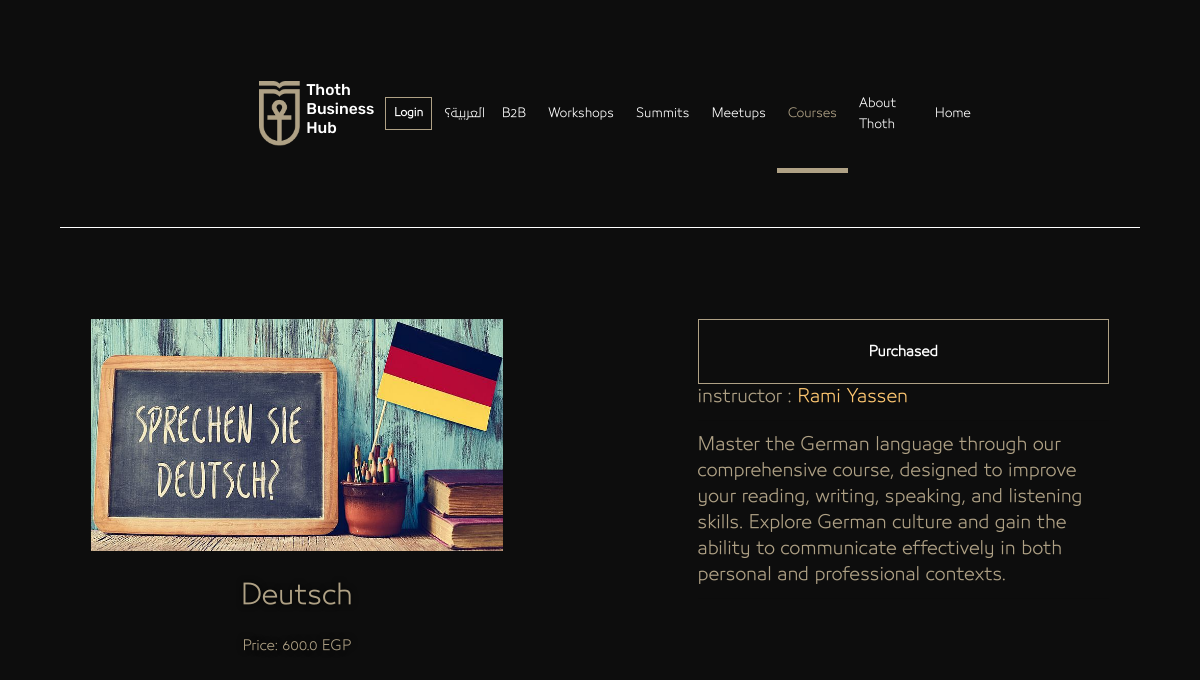
The app's page /courses/en/6/ with its own data.
### core/models/models.py (models this page shows, shortened)
class Courses(models.Model):
    category   = models.ForeignKey(CourseCategory, on_delete=models.CASCADE)
    banner     = models.ImageField(verbose_name="thumbnail", upload_to="courses_banner_general", blank=True, null=True)
    instructor = models.ForeignKey(Instructor, verbose_name="المدرس", on_delete=models.CASCADE)
    name_ar    = models.CharField(max_length=255, verbose_name="اسم كورس")
    name_en    = models.CharField(max_length=255, verbose_name="اسم الكورس انجليزي")
    description_en= models.TextField(null=True, blank=True)
    description_ar= models.TextField(null=True, blank=True, verbose_name="وصف بالعربي")
    price         = models.FloatField(default=0)
    isonsale      = models.BooleanField(default=False)
    onsale        = models.FloatField(default=0)
    trailer       = models.FileField(upload_to="course_trailer", verbose_name="الفيديو",
    validators=[FileExtensionValidator(
        allowed_extensions=["mp4", "webm", "avi", "AVI", "WebM"])],
    help_text='Allowed : "mp4", "webm", "avi", "AVI", "WebM" ', null=True, blank=True)
    class Meta:
        verbose_name = "كورس"
        verbose_name_plural = "كورسات"
    def more(self):
        return "انقر للمزيد"
    def show_image(self):
        return mark_safe(f"<img style='width:300px;' src='{self.banner.url}'  alt='{self.name_en}' />")
    more.short_description = "انقر للمزيد"
    show_image.short_description = "Thumbnail"

class Instructor(models.Model):
    name_ar = models.CharField(max_length=255, verbose_name="اسم المدرس")
    name_en = models.CharField(max_length=255, verbose_name="name in english")
    photo_banner = models.ImageField(upload_to="instructors_photos", blank=True, null=True)
    time_added   = models.DateField(default=datetime.now, editable=False)
    speciality   = models.ForeignKey("CourseCategory", on_delete=models.SET_NULL, null=True, blank=True)
    bio_en        = models.TextField(null=True, blank=True)
    bio_ar        = models.TextField(null=True, blank=True)
    def show_image(self):
        return mark_safe(f"<img style='width:300px;' src='{self.photo_banner.url}'  alt='{self.name_en}' />")
    show_image.short_description = "photo for him"
    class Meta:
        verbose_name        = "المدرس"
        verbose_name_plural = "المدرسين"

### courses/views.py (the view)
# urls.py: path("courses/<str:lang>/<int:pk>/", views.course_detail, name="course_detail"),
def course_detail(req:HttpRequest, lang=None, pk:int=None) -> HttpResponse:
    if pk == None:
        return redirect(
            reverse("core:couese_list_view", args=["en"])
        )
    if  lang == None:
        return redirect(
            reverse("core:course_detail", args=["en", pk])
        )
    the_course = models.Courses.objects.get(pk=pk)
    if req.user.is_authenticated:
        usercourses = models.UserCourses.objects.filter(user=req.user, course=the_course)
        if usercourses.count() == 0:
            have_the_couerse = False
        else:
            have_the_couerse = True
    else:
        have_the_couerse = False
    context = {
        "lang"     : lang       ,
        "active"   : "courses"  ,
        "course"   : the_course ,
        "aviable"  : have_the_couerse,
    }
    return  render(req, "pages/course_detail.html", context=context)

### core/templates/pages/course_detail.html (shortened to what this page needs)
{% extends "base.html" %}
{% load static %}
{% block extralink %}
    <link rel="stylesheet" href="{% static 'css/pages/course_detail.css' %}">
{% endblock extralink %}
{% block content %}
<main>
    <div class="left">
        <img src="{{course.banner.url}}" alt="{{course.name_en}}">
        {% if lang == "en" %}
        <h1>{{course.name_en}}</h1>
        {% if course.isonsale %}
            <s>Before: {{course.price}} EGP</s>
            <p>After : {{course.onsale}} EGP </p>
        {% else %}
            <p>Price: {{course.price}} EGP</p>
        {% endif %}
        {% endif %}
    </div>
    <div class="right">
        {% if lang == "en" %}
            {% if aviable %}
                <a href="{% url 'courses:video_detail' lang course.pk %}" class="payment">View Course</a>
            {% else %}
                <a href="{% url 'core:payment' lang  %}" class="payment"> Purchased</a>
                {% endif %}
        <p> instructor : <a href="{% url "courses:instructor_detail" lang  course.instructor.pk %}" class="instructor" >{{course.instructor.name_en}} </a></p>
        <hr>
        <p>{{course.description_en}}</p>
        <hr>
        {% endif %}
    </div>
</main>
{% endblock content %}

### static_files_dirs/css/main.css (style rules this page uses)
body { background-color: #0D0D0D; }

### static_files_dirs/css/pages/course_detail.css (style rules this page uses)
main { display: flex; width: 100%; height: 100%; gap: 20px; overflow: hidden; }
p { font-family: "29LT", sans-serif; font-size: 20px; color: var(--theme-main-color); }
.left { display: flex; flex-direction: column; justify-content: center; align-items: center; width: 50%; height: 100%; float: left; padding: 140px; }
.right { width: 50%; height: 100%; float: right; padding: 140px; }
.left img { width: 100%; height: 100%; object-fit: cover; }
.left h1 { font-family: "29LT", sans-serif; font-size: 40px; color: var(--theme-main-color); text-shadow: 0 0 10px black; margin-top: 40px; }
.left p ,s { font-family: "29LT", sans-serif; font-size: 20px; color: var(--theme-main-color); text-shadow: 0 0 10px black; margin: 0; }
.left p ,s { margin-top: 20px; }
.right p { line-height: 40px; font-size: 26px; }
.instructor { display: inline-block; transition: .4s; }
a.payment { display: flex; align-items: center; justify-content: center; width: 100%; height: 100%; border: 3px solid var(--theme-main-color); color: white; font-size: 20px; font-weight: bold; text-decoration: none; transition: .4s; padding: 30px; font-family: "29LT", sans-serif; }

### static_files_dirs/css/variables.css (style rules this page uses)
:root { --theme-main-color: #AFA185; --black: #0D0D0D; --white: #F1F1F1; }

### static_files_dirs/css/components/navbar.css (style rules this page uses)
body { background-color: var(--black) !important; }

### static_files_dirs/css/components/hero.css (style rules this page uses)
a { text-decoration: none; color: white; }

### records on screen
Courses: banner (picture), name_en "Deutsch", price "600.0", instructor.name_en "Rami Yassen", description_en "Master the German language through our comprehensive course, designed to improve your reading, writing, speaking, and listening skills. Explore German culture and gain the ability to communicate effectively in both personal and professional contexts."
